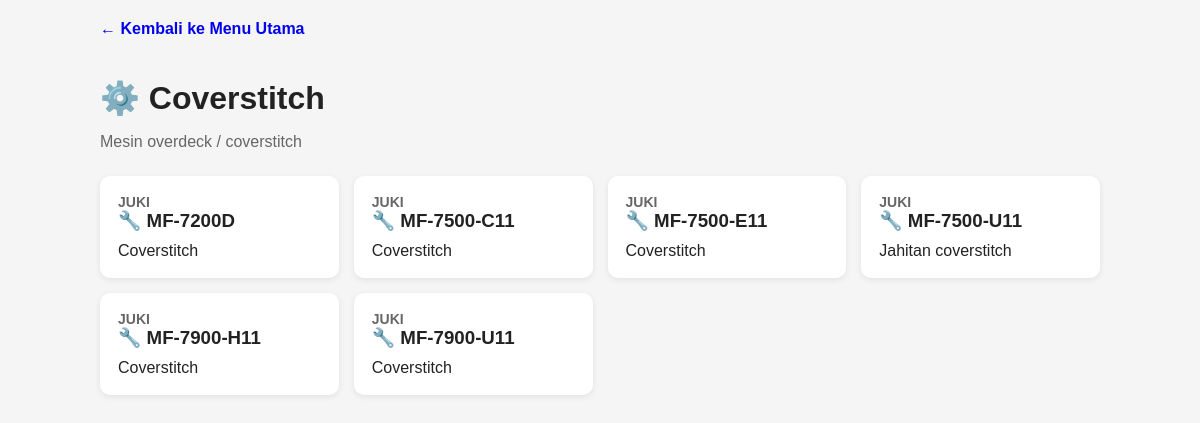
Page /type/3 on the committed database.
### tables this page shows
CREATE TABLE machine_types (
    id INTEGER PRIMARY KEY AUTOINCREMENT,
    name TEXT NOT NULL UNIQUE,
    description TEXT
);

CREATE TABLE machines (
    id INTEGER PRIMARY KEY AUTOINCREMENT,
    brand_id INTEGER NOT NULL,
    machine_type_id INTEGER,
    model TEXT NOT NULL,
    function TEXT,
    description TEXT,
    notes TEXT,
    FOREIGN KEY (brand_id) REFERENCES brands(id),
    FOREIGN KEY (machine_type_id) REFERENCES machine_types(id),
    UNIQUE (brand_id, model)
);

CREATE TABLE brands (
    id INTEGER PRIMARY KEY AUTOINCREMENT,
    name TEXT NOT NULL UNIQUE,
    country TEXT,
    official_website TEXT,
    notes TEXT
);

### app.py (the view)
@app.route("/type/<int:type_id>")
def type_machines(type_id):
    conn = get_db()
    machine_type = conn.execute(
        "SELECT * FROM machine_types WHERE id = ?",
        (type_id,)
    ).fetchone()
    if not machine_type:
        conn.close()
        return "Jenis mesin tidak ditemukan", 404
    machines = conn.execute(
        """
        SELECT machines.*, brands.name AS brand_name
        FROM machines
        LEFT JOIN brands
            ON machines.brand_id = brands.id
        WHERE machines.machine_type_id = ?
        ORDER BY brands.name, machines.model
        """,
        (type_id,)
    ).fetchall()
    conn.close()
    return render_template(
        "type_machines.html",
        machine_type=machine_type,
        machines=machines
    )

### app.py (called while the page is built)
def get_db():
    conn = sqlite3.connect(DATABASE)
    conn.row_factory = sqlite3.Row
    return conn

### templates/type_machines.html (shortened to what this page needs)
<!DOCTYPE html>
<html lang="id">
<head>
</head>
<body>
<div class="container">
    <a href="{{ url_for('index') }}" class="back">← Kembali ke Menu Utama</a>
    <h1>⚙️ {{ machine_type["name"] }}</h1>
    <p class="subtitle">
        {{ machine_type["description"] or "Daftar mesin berdasarkan jenis" }}
    </p>
    {% if machines %}
    <div class="grid">
        {% for machine in machines %}
        <a href="{{ url_for('machine_detail', machine_id=machine['id']) }}"
           class="card">
            <div class="brand">
                {{ machine["brand_name"] }}
            </div>
            <h3>🔧 {{ machine["model"] }}</h3>
            {% if machine["function"] %}
            <div class="function">
                {{ machine["function"] }}
            </div>
            {% endif %}
        </a>
        {% endfor %}
    </div>
    {% else %}
    <div class="empty">
        Belum ada data mesin untuk jenis ini.
    </div>
    {% endif %}
</div>
</body>
</html>

### templates/type_machines.html (style rules this page uses)
body { font-family: Arial, sans-serif; margin: 0; padding: 20px; background: #f5f5f5; color: #222; }
.container { max-width: 1000px; margin: auto; }
.back { display: inline-block; margin-bottom: 20px; text-decoration: none; font-weight: bold; }
h1 { margin-bottom: 5px; }
.subtitle { color: #666; margin-bottom: 25px; }
.grid { display: grid; grid-template-columns: repeat(auto-fit, minmax(220px, 1fr)); gap: 15px; }
.card { display: block; background: white; padding: 18px; border-radius: 10px; text-decoration: none; color: inherit; box-shadow: 0 2px 6px rgba(0,0,0,0.08); }
.card h3 { margin-top: 0; margin-bottom: 8px; }
.brand { color: #666; font-size: 14px; font-weight: bold; }
.function { margin-top: 10px; }

### rows in the picture
machine_types: name "Coverstitch", description "Mesin overdeck / coverstitch"
machines: brand_name "JUKI", model "MF-7200D", function "Coverstitch"
machines: brand_name "JUKI", model "MF-7500-C11", function "Coverstitch"
machines: brand_name "JUKI", model "MF-7500-E11", function "Coverstitch"
machines: brand_name "JUKI", model "MF-7500-U11", function "Jahitan coverstitch"
machines: brand_name "JUKI", model "MF-7900-H11", function "Coverstitch"
machines: brand_name "JUKI", model "MF-7900-U11", function "Coverstitch"
